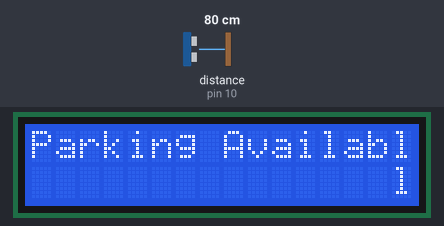
Recording of a sketch running on a simulated Arduino Uno, built with avr-gcc and run on an emulated ATmega328P. Shown: 16×2 character LCD. Wiring (inferred from the names in the program): ultrasonic range finder: trigger pin 8; echo pin 10. The test bench sets the inputs (shaded band); at power-on: distance to the obstacle (sensor on pin 10) 80 cm. The echo pulse lasts 58.3 µs per cm.

Above: at 1.2 s.
1.3 s: distance to the obstacle (sensor on pin 10) set to 23 cm
2.9 s: distance to the obstacle (sensor on pin 10) set to 19 cm
At 3.9 s:
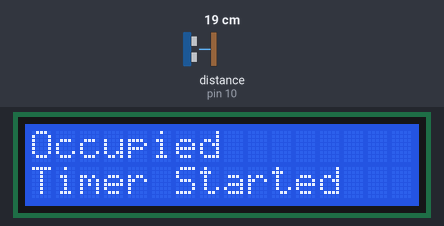
4.8 s: distance to the obstacle (sensor on pin 10) set to 35 cm
At 6.0 s:
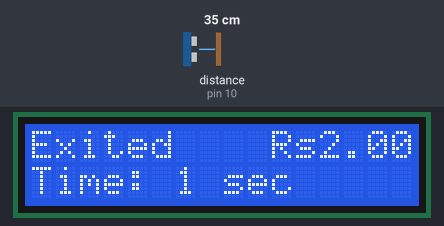
6.3 s: distance to the obstacle (sensor on pin 10) set to 2 cm
At 8.7 s:
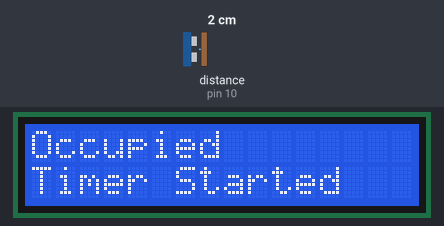
9.4 s: distance to the obstacle (sensor on pin 10) set to 60 cm
At 13.9 s:
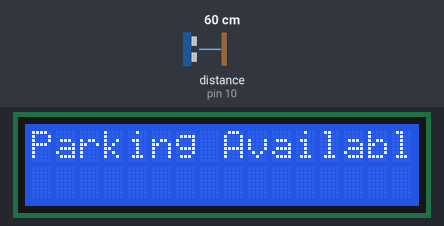
Timing chart, 0 to 15.4 s (numbered marks = the images above; inputs shaded):
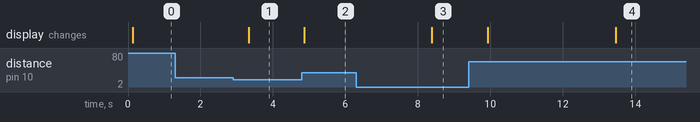

The sketch:

PDAD_FINAL.ino
```cpp
#include <Wire.h>
#include <LiquidCrystal_I2C.h>

// Initialize the LCD
LiquidCrystal_I2C lcd(0x27, 16, 2);  // Adjust the address if necessary

// Define pins for ultrasonic sensor
const int trigPin = 8;
const int echoPin = 10;

// Define distance threshold for detecting a vehicle
const int distanceThreshold = 20;  // Adjust based on your setup

// Variables for timing
unsigned long startTime = 0;
unsigned long endTime = 0;
bool vehiclePresent = false;

void setup() {
  // Initialize LCD
  lcd.begin();
  lcd.backlight();
  lcd.setCursor(0, 0);
  lcd.print("Parking System");

  // Set up pins for ultrasonic sensor
  pinMode(trigPin, OUTPUT);
  pinMode(echoPin, INPUT);

  // Initial message
  lcd.setCursor(0, 1);
  lcd.print("Parking Available");
}

void loop() {
  long duration, distance;

  // Send a 10us pulse to trigger pin
  digitalWrite(trigPin, LOW);
  delayMicroseconds(2);
  digitalWrite(trigPin, HIGH);
  delayMicroseconds(10);
  digitalWrite(trigPin, LOW);

  // Read the echo pin
  duration = pulseIn(echoPin, HIGH);

  // Calculate the distance
  distance = (duration / 2) / 29.1;

  if (distance < distanceThreshold) {
    if (!vehiclePresent) {
      vehiclePresent = true;
      startTime = millis();
      lcd.clear();
      lcd.setCursor(0, 0);
      lcd.print("Occupied");
      lcd.setCursor(0, 1);
      lcd.print("Timer Started");
    }
  } else {
    if (vehiclePresent) {
      vehiclePresent = false;
      endTime = millis();
      unsigned long parkedTime = (endTime - startTime) / 1000;  // Convert to seconds
      float cost = (parkedTime * 2);

      lcd.clear();
      lcd.setCursor(0, 0);
      lcd.print("Exited    Rs");
      lcd.print(cost);
      lcd.setCursor(0, 1);
      lcd.print("Time: ");
      lcd.print(parkedTime);
      lcd.print(" sec");

      delay(3000);

    } else {
      lcd.setCursor(0, 0);
      lcd.print("Parking Available");
      lcd.setCursor(0, 1);
      lcd.print("               ");  // Clear second line
    }
  }
  delay(500);  // Check every 500ms
}
```

Measured:
- the behaviour switches between 21 and 20 cm on distance to the obstacle (sensor on pin 10) (found by bisection; images 0 and 1)
- after the input at 1.3 s, every drawn part: stays the same
- after the input at 2.9 s, the display: changes after 0.43 s (image 1)
- after the input at 4.8 s, the display: changes after 0.06 s (image 2)
- after the input at 6.3 s, the display: changes after 2.1 s (image 3)
- after the input at 9.4 s, the display: first changes after 0.52 s (image 4 shows a later state)
